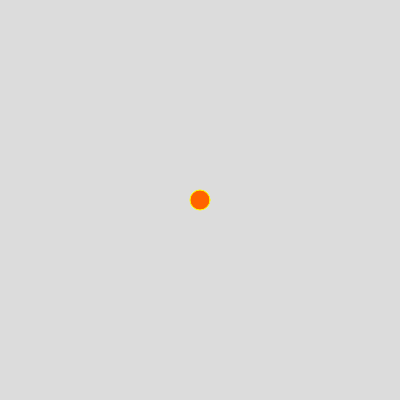
Frame 1 (no input)
Frame 60 (no input): identical to frame 1, image omitted
Frame 120 (the mouse pressed at the canvas centre since frame 60): identical to frame 1, image omitted

The p5.js sketch that drew this single still picture (run headless with seeded random() and noise() and a simulated clock; from frame 60 on, the mouse is pressed at the canvas centre):

// p5.js sketch
// ── sketch.js
function setup() {
  createCanvas(400, 400);
}

function draw() {
  background(220);
  fill(255,100,0);
  stroke('yellow');
  ellipse(200, 200, 20);
}
